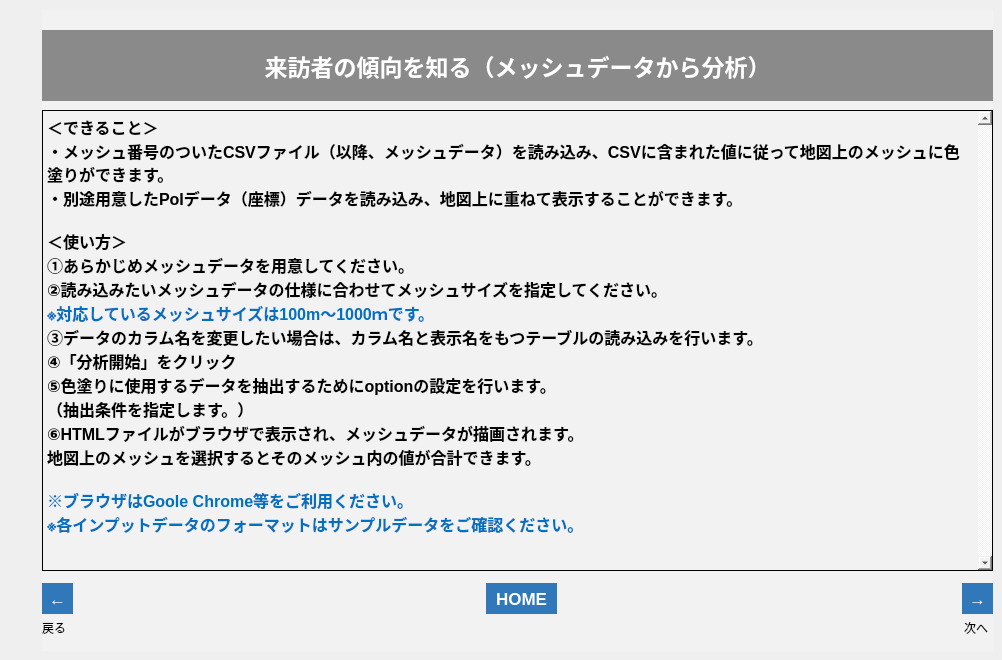
   <widget class="QWidget" name="widget">
    <attribute name="title">
     <string>001_1</string>
    </attribute>
    <widget class="QFrame" name="frame_2">
     <property name="geometry">
      <rect>
       <x>42</x>
       <y>10</y>
       <width>951</width>
       <height>641</height>
      </rect>
     </property>
     <property name="styleSheet">
      <string notr="true">background-color: rgb(242, 242, 242);</string>
     </property>
     <property name="frameShape">
      <enum>QFrame::NoFrame</enum>
     </property>
     <property name="frameShadow">
      <enum>QFrame::Plain</enum>
     </property>
     <property name="lineWidth">
      <number>0</number>
     </property>
     <widget class="QLabel" name="label_12">
      <property name="geometry">
       <rect>
        <x>922</x>
        <y>610</y>
        <width>31</width>
        <height>16</height>
       </rect>
      </property>
      <property name="text">
       <string>次へ</string>
      </property>
     </widget>
     <widget class="QLabel" name="label_11">
      <property name="geometry">
       <rect>
        <x>0</x>
        <y>610</y>
        <width>50</width>
        <height>16</height>
       </rect>
      </property>
      <property name="text">
       <string>戻る</string>
      </property>
     </widget>
     <widget class="QToolButton" name="btn_001_1_n">
      <property name="geometry">
       <rect>
        <x>920</x>
        <y>573</y>
        <width>31</width>
        <height>31</height>
       </rect>
      </property>
      <property name="font">
       <font>
        <pointsize>13</pointsize>
        <weight>75</weight>
        <bold>true</bold>
       </font>
      </property>
      <property name="styleSheet">
       <string notr="true">background-color: rgb(48,120,186);
color: rgb(255, 255, 255);
border: none;</string>
      </property>
      <property name="text">
       <string>→</string>
      </property>
     </widget>
     <widget class="QToolButton" name="btn_001_1_b">
      <property name="geometry">
       <rect>
        <x>0</x>
        <y>573</y>
        <width>31</width>
        <height>31</height>
       </rect>
      </property>
      <property name="font">
       <font>
        <pointsize>13</pointsize>
        <weight>75</weight>
        <bold>true</bold>
       </font>
      </property>
      <property name="styleSheet">
       <string notr="true">background-color: rgb(48,120,186);
color: rgb(255, 255, 255);
border: none;</string>
      </property>
      <property name="text">
       <string>←</string>
      </property>
     </widget>
     <widget class="QLabel" name="label_6">
      <property name="geometry">
       <rect>
        <x>0</x>
        <y>20</y>
        <width>951</width>
        <height>71</height>
       </rect>
      </property>
      <property name="font">
       <font>
        <family>游ゴシック</family>
        <pointsize>17</pointsize>
        <weight>75</weight>
        <bold>true</bold>
       </font>
      </property>
      <property name="styleSheet">
       <string notr="true">background-color: rgb(138, 138, 138);
color: rgb(255, 255, 255);</string>
      </property>
      <property name="text">
       <string>来訪者の傾向を知る（メッシュデータから分析）</string>
      </property>
      <property name="alignment">
       <set>Qt::AlignCenter</set>
      </property>
     </widget>
     <widget class="QToolButton" name="btn_home_1">
      <property name="geometry">
       <rect>
        <x>444</x>
        <y>573</y>
        <width>71</width>
        <height>31</height>
       </rect>
      </property>
      <property name="font">
       <font>
        <pointsize>13</pointsize>
        <weight>75</weight>
        <bold>true</bold>
       </font>
      </property>
      <property name="styleSheet">
       <string notr="true">background-color: rgb(48,120,186);
color: rgb(255, 255, 255);
border: none;</string>
      </property>
      <property name="text">
       <string>HOME</string>
      </property>
     </widget>
     <widget class="QTextEdit" name="textEdit">
      <property name="geometry">
       <rect>
        <x>0</x>
        <y>100</y>
        <width>951</width>
        <height>461</height>
       </rect>
      </property>
      <property name="palette">
       <palette>
        <active>
         <colorrole role="Button">
          <brush brushstyle="SolidPattern">
           <color alpha="255">
            <red>242</red>
            <green>242</green>
            <blue>242</blue>
           </color>
          </brush>
         </colorrole>
         <colorrole role="Base">
          <brush brushstyle="SolidPattern">
           <color alpha="255">
            <red>242</red>
            <green>242</green>
            <blue>242</blue>
           </color>
          </brush>
         </colorrole>
         <colorrole role="Window">
          <brush brushstyle="SolidPattern">
           <color alpha="255">
            <red>242</red>
            <green>242</green>
            <blue>242</blue>
           </color>
          </brush>
         </colorrole>
         <colorrole role="Highlight">
          <brush brushstyle="SolidPattern">
           <color alpha="255">
            <red>143</red>
            <green>201</green>
            <blue>247</blue>
           </color>
          </brush>
         </colorrole>
        </active>
        <inactive>
         <colorrole role="Button">
          <brush brushstyle="SolidPattern">
           <color alpha="255">
            <red>242</red>
            <green>242</green>
            <blue>242</blue>
           </color>
          </brush>
         </colorrole>
         <colorrole role="Base">
          <brush brushstyle="SolidPattern">
           <color alpha="255">
            <red>242</red>
            <green>242</green>
            <blue>242</blue>
           </color>
          </brush>
         </colorrole>
         <colorrole role="Window">
          <brush brushstyle="SolidPattern">
           <color alpha="255">
            <red>242</red>
            <green>242</green>
            <blue>242</blue>
           </color>
          </brush>
         </colorrole>
         <colorrole role="Highlight">
          <brush brushstyle="SolidPattern">
           <color alpha="255">
            <red>143</red>
            <green>201</green>
            <blue>247</blue>
           </color>
          </brush>
         </colorrole>
        </inactive>
        <disabled>
         <colorrole role="Button">
          <brush brushstyle="SolidPattern">
           <color alpha="255">
            <red>242</red>
            <green>242</green>
            <blue>242</blue>
           </color>
          </brush>
         </colorrole>
         <colorrole role="Base">
          <brush brushstyle="SolidPattern">
           <color alpha="255">
            <red>242</red>
            <green>242</green>
            <blue>242</blue>
           </color>
          </brush>
         </colorrole>
         <colorrole role="Window">
          <brush brushstyle="SolidPattern">
           <color alpha="255">
            <red>242</red>
            <green>242</green>
            <blue>242</blue>
           </color>
          </brush>
         </colorrole>
         <colorrole role="Highlight">
          <brush brushstyle="SolidPattern">
           <color alpha="255">
            <red>143</red>
            <green>201</green>
            <blue>247</blue>
           </color>
          </brush>
         </colorrole>
        </disabled>
       </palette>
      </property>
      <property name="font">
       <font>
        <pointsize>14</pointsize>
       </font>
      </property>
      <property name="styleSheet">
       <string notr="true">selection-background-color: rgb(143, 201, 247);</string>
      </property>
      <property name="frameShape">
       <enum>QFrame::Panel</enum>
      </property>
      <property name="frameShadow">
       <enum>QFrame::Plain</enum>
      </property>
      <property name="verticalScrollBarPolicy">
       <enum>Qt::ScrollBarAlwaysOn</enum>
      </property>
      <property name="readOnly">
       <bool>true</bool>
      </property>
      <property name="html">
       <string>&lt;!DOCTYPE HTML PUBLIC &quot;-//W3C//DTD HTML 4.0//EN&quot; &quot;http://www.w3.org/TR/REC-html40/strict.dtd&quot;&gt;
&lt;html&gt;&lt;head&gt;&lt;meta name=&quot;qrichtext&quot; content=&quot;1&quot; /&gt;&lt;style type=&quot;text/css&quot;&gt;
p, li { white-space: pre-wrap; }
&lt;/style&gt;&lt;/head&gt;&lt;body style=&quot; font-family:'MS UI Gothic'; font-size:14pt; font-weight:400; font-style:normal;&quot;&gt;
&lt;p style=&quot; margin-top:0px; margin-bottom:0px; margin-left:0px; margin-right:0px; -qt-block-indent:0; text-indent:0px;&quot;&gt;&lt;span style=&quot; font-family:'游ゴシック'; font-size:12pt; font-weight:600; color:#000000;&quot;&gt;＜できること＞&lt;/span&gt;&lt;span style=&quot; font-size:12pt;&quot;&gt; &lt;/span&gt;&lt;/p&gt;
&lt;p style=&quot; margin-top:0px; margin-bottom:0px; margin-left:0px; margin-right:0px; -qt-block-indent:0; text-indent:0px;&quot;&gt;&lt;span style=&quot; font-family:'游ゴシック'; font-size:12pt; font-weight:600; color:#000000;&quot;&gt;・メッシュ番号のついたCSVファイル（以降、メッシュデータ）を読み込み、CSVに含まれた値に従って地図上のメッシュに色塗りができます。&lt;/span&gt;&lt;span style=&quot; font-size:12pt;&quot;&gt; &lt;/span&gt;&lt;/p&gt;
&lt;p style=&quot; margin-top:0px; margin-bottom:0px; margin-left:0px; margin-right:0px; -qt-block-indent:0; text-indent:0px;&quot;&gt;&lt;span style=&quot; font-family:'游ゴシック'; font-size:12pt; font-weight:600; color:#000000;&quot;&gt;・別途用意したPoIデータ（座標）データを読み込み、地図上に重ねて表示することができます。&lt;/span&gt;&lt;span style=&quot; font-size:12pt;&quot;&gt; &lt;/span&gt;&lt;/p&gt;
&lt;p style=&quot;-qt-paragraph-type:empty; margin-top:0px; margin-bottom:0px; margin-left:0px; margin-right:0px; -qt-block-indent:0; text-indent:0px; font-size:12pt;&quot;&gt;&lt;br /&gt;&lt;/p&gt;
&lt;p style=&quot; margin-top:0px; margin-bottom:0px; margin-left:0px; margin-right:0px; -qt-block-indent:0; text-indent:0px;&quot;&gt;&lt;span style=&quot; font-family:'游ゴシック'; font-size:12pt; font-weight:600; color:#000000;&quot;&gt;＜使い方＞&lt;/span&gt;&lt;span style=&quot; font-size:12pt;&quot;&gt; &lt;/span&gt;&lt;/p&gt;
&lt;p style=&quot; margin-top:0px; margin-bottom:0px; margin-left:0px; margin-right:0px; -qt-block-indent:0; text-indent:0px;&quot;&gt;&lt;span style=&quot; font-family:'游ゴシック'; font-size:12pt; font-weight:600; color:#000000;&quot;&gt;①あらかじめメッシュデータを用意してください。&lt;/span&gt;&lt;span style=&quot; font-size:12pt;&quot;&gt; &lt;/span&gt;&lt;/p&gt;
&lt;p style=&quot; margin-top:0px; margin-bottom:0px; margin-left:0px; margin-right:0px; -qt-block-indent:0; text-indent:0px;&quot;&gt;&lt;span style=&quot; font-family:'游ゴシック'; font-size:12pt; font-weight:600; color:#000000;&quot;&gt;②読み込みたいメッシュデータの仕様に合わせてメッシュサイズを指定してください。&lt;/span&gt;&lt;span style=&quot; font-size:12pt;&quot;&gt; &lt;/span&gt;&lt;/p&gt;
&lt;p style=&quot; margin-top:0px; margin-bottom:0px; margin-left:0px; margin-right:0px; -qt-block-indent:0; text-indent:0px;&quot;&gt;&lt;span style=&quot; font-family:'游ゴシック'; font-size:12pt; font-weight:600; color:#0070c0;&quot;&gt;※対応しているメッシュサイズは100m～1000ｍです。&lt;/span&gt;&lt;span style=&quot; font-size:12pt;&quot;&gt; &lt;/span&gt;&lt;/p&gt;
&lt;p style=&quot; margin-top:0px; margin-bottom:0px; margin-left:0px; margin-right:0px; -qt-block-indent:0; text-indent:0px;&quot;&gt;&lt;span style=&quot; font-family:'游ゴシック'; font-size:12pt; font-weight:600; color:#000000;&quot;&gt;③データのカラム名を変更したい場合は、カラム名と表示名をもつテーブルの読み込みを行います。&lt;/span&gt;&lt;span style=&quot; font-size:12pt;&quot;&gt; &lt;/span&gt;&lt;/p&gt;
&lt;p style=&quot; margin-top:0px; margin-bottom:0px; margin-left:0px; margin-right:0px; -qt-block-indent:0; text-indent:0px;&quot;&gt;&lt;span style=&quot; font-family:'游ゴシック'; font-size:12pt; font-weight:600; color:#000000;&quot;&gt;④「分析開始」をクリック&lt;/span&gt;&lt;span style=&quot; font-size:12pt;&quot;&gt; &lt;/span&gt;&lt;/p&gt;
&lt;p style=&quot; margin-top:0px; margin-bottom:0px; margin-left:0px; margin-right:0px; -qt-block-indent:0; text-indent:0px;&quot;&gt;&lt;span style=&quot; font-family:'游ゴシック'; font-size:12pt; font-weight:600; color:#000000;&quot;&gt;⑤色塗りに使用するデータを抽出するためにoptionの設定を行います。&lt;/span&gt;&lt;span style=&quot; font-size:12pt;&quot;&gt; &lt;/span&gt;&lt;/p&gt;
&lt;p style=&quot; margin-top:0px; margin-bottom:0px; margin-left:0px; margin-right:0px; -qt-block-indent:0; text-indent:0px;&quot;&gt;&lt;span style=&quot; font-family:'游ゴシック'; font-size:12pt; font-weight:600; color:#000000;&quot;&gt;（抽出条件を指定します。）&lt;/span&gt;&lt;span style=&quot; font-size:12pt;&quot;&gt; &lt;/span&gt;&lt;/p&gt;
&lt;p style=&quot; margin-top:0px; margin-bottom:0px; margin-left:0px; margin-right:0px; -qt-block-indent:0; text-indent:0px;&quot;&gt;&lt;span style=&quot; font-family:'游ゴシック'; font-size:12pt; font-weight:600; color:#000000;&quot;&gt;⑥HTMLファイルがブラウザで表示され、メッシュデータが描画されます。&lt;/span&gt;&lt;span style=&quot; font-size:12pt;&quot;&gt; &lt;/span&gt;&lt;/p&gt;
&lt;p style=&quot; margin-top:0px; margin-bottom:0px; margin-left:0px; margin-right:0px; -qt-block-indent:0; text-indent:0px;&quot;&gt;&lt;span style=&quot; font-family:'游ゴシック'; font-size:12pt; font-weight:600; color:#000000;&quot;&gt;地図上のメッシュを選択するとそのメッシュ内の値が合計できます。&lt;/span&gt;&lt;span style=&quot; font-size:12pt;&quot;&gt; &lt;/span&gt;&lt;/p&gt;
&lt;p style=&quot;-qt-paragraph-type:empty; margin-top:0px; margin-bottom:0px; margin-left:0px; margin-right:0px; -qt-block-indent:0; text-indent:0px; font-size:12pt;&quot;&gt;&lt;br /&gt;&lt;/p&gt;
&lt;p style=&quot; margin-top:0px; margin-bottom:0px; margin-left:0px; margin-right:0px; -qt-block-indent:0; text-indent:0px;&quot;&gt;&lt;span style=&quot; font-family:'游ゴシック'; font-size:12pt; font-weight:600; color:#0070c0;&quot;&gt;※ブラウザはGoole Chrome等をご利用ください。&lt;/span&gt;&lt;span style=&quot; font-size:12pt;&quot;&gt; &lt;/span&gt;&lt;/p&gt;
&lt;p style=&quot; margin-top:0px; margin-bottom:0px; margin-left:0px; margin-right:0px; -qt-block-indent:0; text-indent:0px;&quot;&gt;&lt;span style=&quot; font-family:'游ゴシック'; font-size:12pt; font-weight:600; color:#0070c0;&quot;&gt;※各インプットデータのフォーマットはサンプルデータをご確認ください。&lt;/span&gt;&lt;span style=&quot; font-size:12pt;&quot;&gt; &lt;/span&gt;&lt;/p&gt;&lt;/body&gt;&lt;/html&gt;</string>
      </property>
     </widget>
    </widget>
   </widget>
